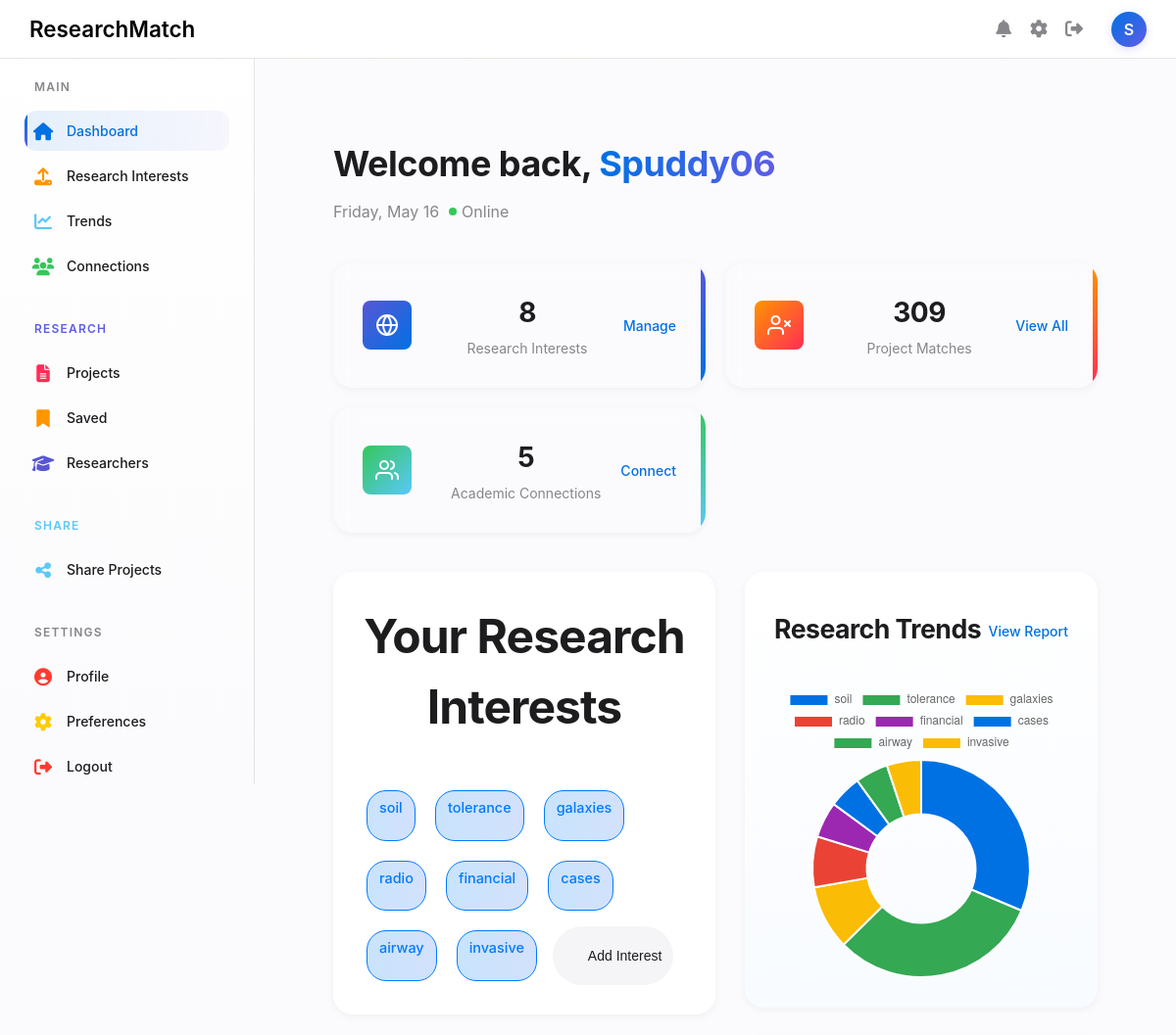
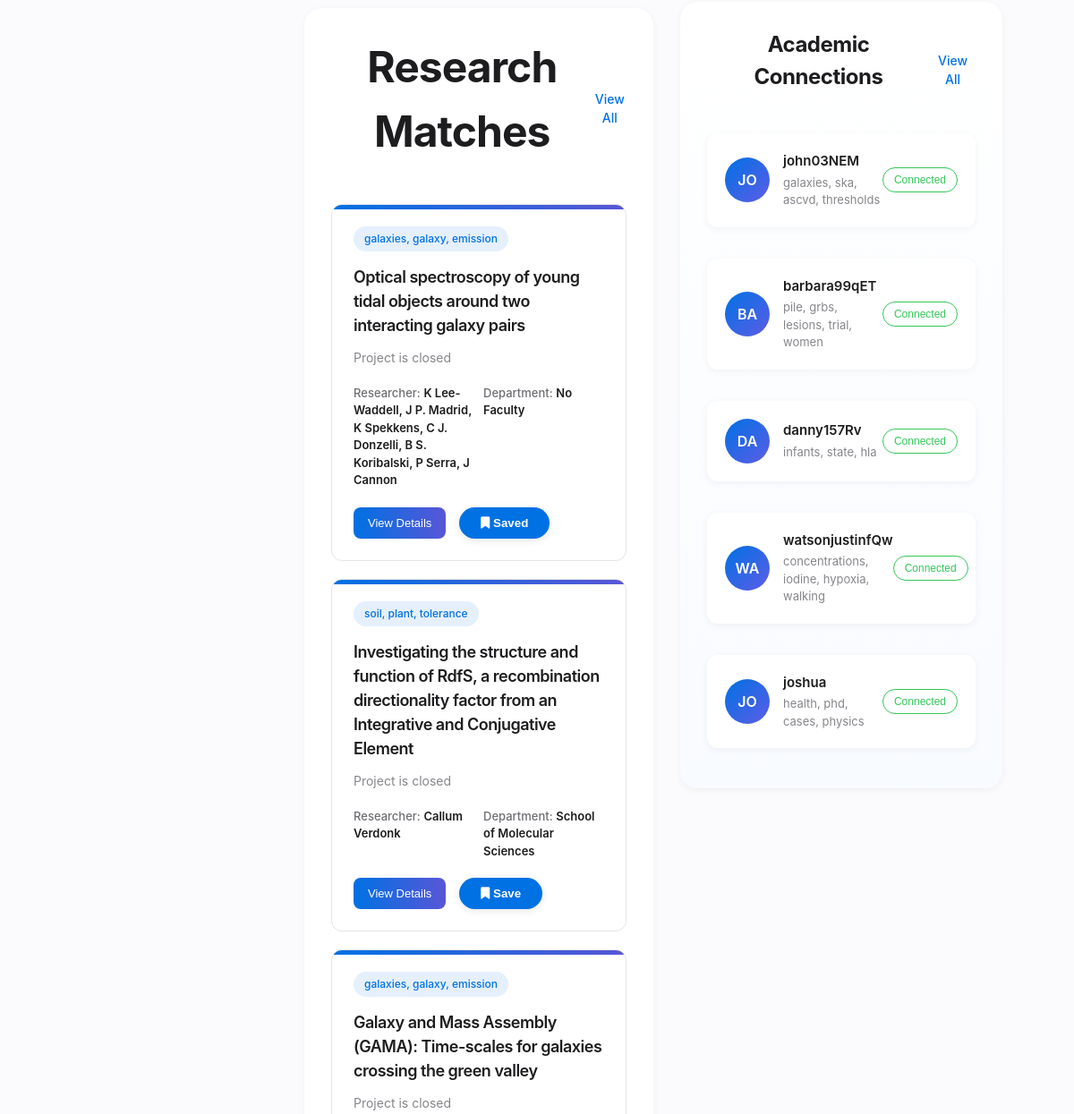
Page /dashboard (signed in, upper part) on the earlier database version (2 pictures, top to bottom).
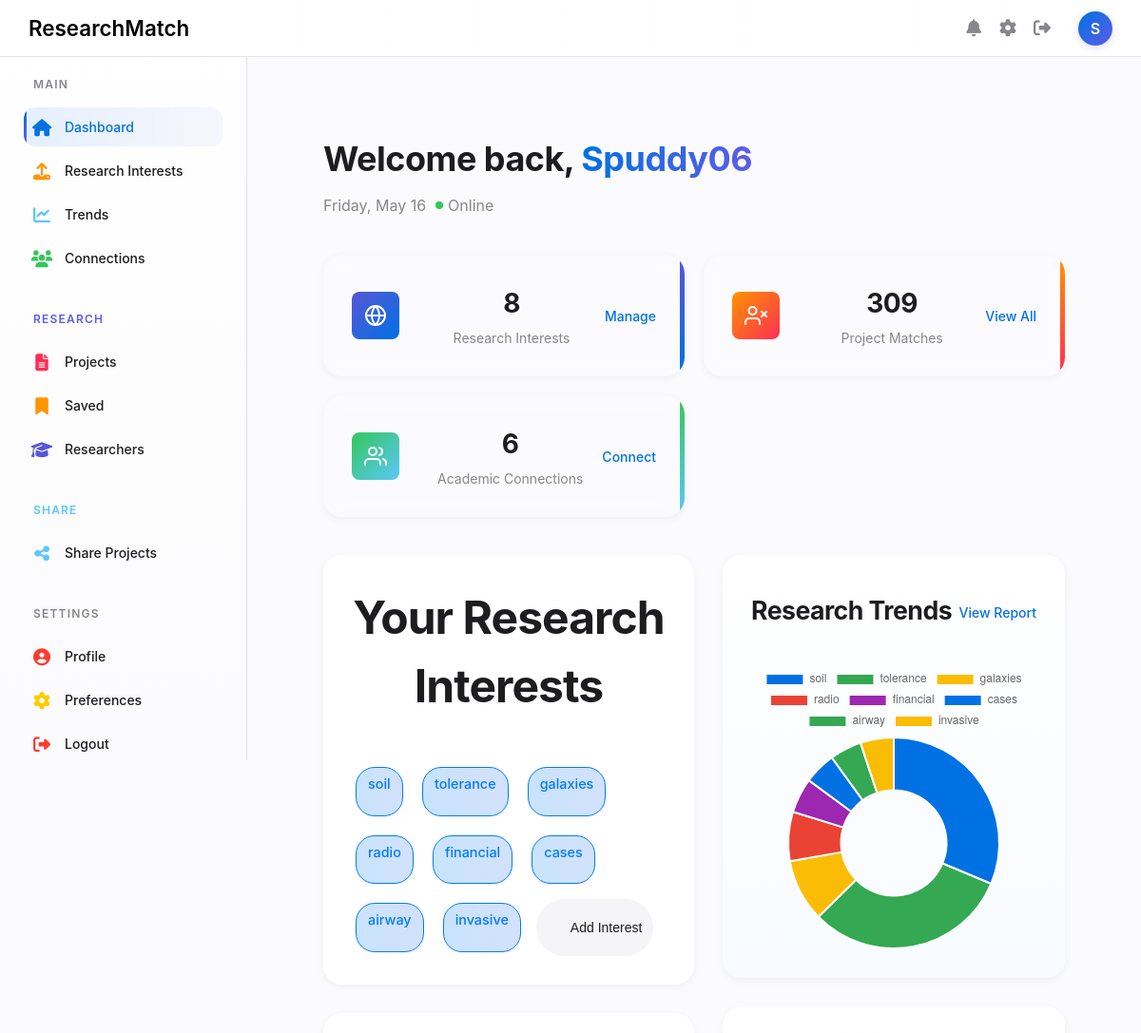
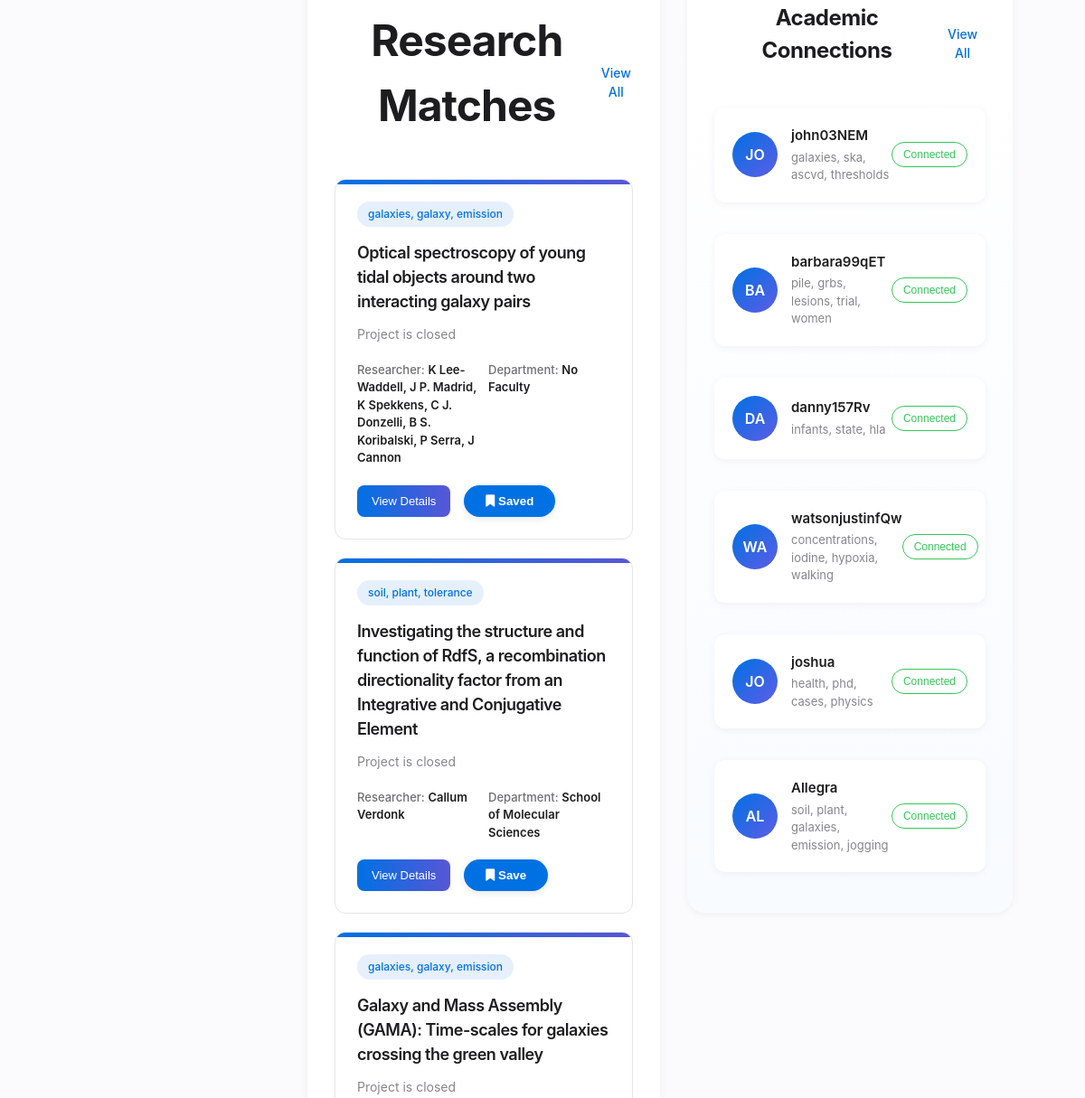
Same page on the later database version (2 pictures, top to bottom).
### database/schema.py (models this page shows, shortened)
class User(db.Model):
    id = db.Column(db.Integer, primary_key=True)
    username = db.Column(db.String(100), nullable=False, unique=True)
    password_hash = db.Column(db.String(255), nullable=False)
    email = db.Column(db.String(100), nullable=False)
    research_area_id = db.Column(db.Integer, db.ForeignKey('research_area.id'))
    faculty = db.relationship('ResearchArea', backref='users')
    interests = db.relationship('Interest', secondary=user_interest, backref='users')
    saved_projects = db.relationship('Project', secondary=user_saved_projects, backref='saved_by_users')
    connections = db.relationship(
        'User',
        secondary=user_connections,
        primaryjoin=id == user_connections.c.user_id,
        secondaryjoin=id == user_connections.c.connection_id,
        back_populates='connections_reverse',
        lazy='dynamic'
    )
    connections_reverse = db.relationship(
        'User',
        secondary=user_connections,
        primaryjoin=id == user_connections.c.connection_id,
        secondaryjoin=id == user_connections.c.user_id,
        back_populates='connections',
        lazy='dynamic'
    )

class Interest(db.Model):
    id = db.Column(db.Integer, primary_key=True)
    interest_name = db.Column(db.String(100), nullable=False)

class Project(db.Model):
    id = db.Column(db.Integer, primary_key=True)
    title = db.Column(db.String(100), nullable=False)
    link = db.Column(db.String(100), nullable=False)
    is_open = db.Column(db.Boolean, nullable=False)
    summary = db.Column(db.Text, nullable=False)
    close_date = db.Column(db.Date, nullable=True)
    research_areas = db.relationship('ResearchArea', secondary=project_research_area, backref='projects')
    interests = db.relationship('Interest', secondary=project_interest, backref='projects')
    researchers = db.relationship('Researcher', secondary=project_researcher, back_populates='researcher_projects')

class Researcher(db.Model):
    id = db.Column(db.Integer, primary_key=True)
    first_name = db.Column(db.String(100), nullable=False)
    last_name = db.Column(db.String(100), nullable=False)
    email = db.Column(db.String(100), nullable=True)
    researcher_projects = db.relationship('Project', secondary=project_researcher, back_populates='researchers')

class ResearchArea(db.Model):
    __tablename__ = "research_area"
    id = db.Column(db.Integer, primary_key=True)
    area = db.Column(db.String(100), nullable=False)

### app.py (the view)
@app.route('/dashboard')
@token_required
def dashboard():
    user = db.session.query(User).filter_by(id=session['user_id']).first()
    if user.interests:
        user_interests = user.interests
        user_connections = user.connections
    else:
        user_interests = None
        user_connections = None
    project_matches = []
    if user_interests:
        interest_ids = [interest.id for interest in user_interests]
        project_matches = db.session.query(Project).join(Project.interests).filter(Interest.id.in_(interest_ids)).distinct().all()
    trend_labels = []
    trend_data = []
    if user_interests:
        interest_ids = [interest.id for interest in user_interests]
        results = db.session.query(
            Interest.interest_name,
            func.count(project_interest.c.project_id)
        ).join(project_interest).filter(
            Interest.id.in_(interest_ids)
        ).group_by(Interest.id).all()
        trend_labels = [name for name, count in results]
        trend_data = [count for name, count in results]
    saved_user_projects = user.saved_projects if user.saved_projects else []
    return render_template('dashboard.html',
                            username= session['username'],
                            user_interests= user_interests,
                            project_matches =project_matches,
                            saved_user_projects=saved_user_projects,
                            connections = user_connections,
                            trend_data=trend_data,
                            trend_labels=trend_labels,
                            user_name=session.get('username'))

### templates/dashboard.html (shortened to what this page needs)
{% extends 'base.html' %}
{% block content %}
<div class="dashboard-container">
    <div class="dashboard-header">
        <div class="welcome-message">
            <div class="greeting-container">
                <h1>Welcome back, <span class="user-name">{{ username }}</span></h1>
                <p class="date-info" id="dateInfo"><span class="status online">Online</span></p>
            </div>
        </div>
    </div>
    {% if not user_interests %}
    <div class="alert alert-info" role="alert" style="text-align: left; line-height: 2;">
        <h4 class="alert-heading">Hi there!</h4>
        <p>You’re logged in, but you don’t have any research interests yet.</p>
        <p><strong>Head over to the <a href="{{ url_for('upload') }}" class="btn btn-primary btn-lg" style="text-decoration: none; padding: 3px 20px; font-size: 16px;">Upload</a> page to add your interests and get started!</strong></p>
         <p>After adding your interests, come back to the dashboard to see your display, trends, statistics, or even connect with researchers!</p>
    </div>
    {% else %}
    <div class="stats-overview">
        <div class="stat-card research-card">
            <div class="stat-icon research-icon">
            </div>
            <div class="stat-content">
                <h3>{{ user_interests|length }}</h3>
                <p>Research Interests</p>
            </div>
            <div class="stat-action">
                <a href="/upload">Manage</a>
            </div>
        </div>
        <div class="stat-card matches-card">
            <div class="stat-icon matches-icon">
            </div>
            <div class="stat-content">
                <h3>{{ project_matches|length }}</h3>
                <p>Project Matches</p>
            </div>
            <div class="stat-action">
                <a href="/projects">View All</a>
            </div>
        </div>
        <div class="stat-card connections-card">
            <div class="stat-icon connections-icon">
            </div>
            <div class="stat-content">
                <h3>{{ connections.count() if connections is defined and connections.count is callable else 0 }}</h3>
                <p>Academic Connections</p>
            </div>
            <div class="stat-action">
                <a href="/social">Connect</a>
            </div>
        </div>
    </div>
    <div class="dashboard-content">
        <div class="content-column main-column">
             <section class="dashboard-section">
                <div class="section-header">
                    <h2>Your Research Interests</h2>
                </div>
                <div class="interests-container">
                    {% for interest in user_interests%}
                    <div class="interest-tag ai-tag">
                        <span>{{interest.interest_name}}</span>
                        <button class="remove-interest" aria-label="Remove interest">
                            <svg width="16" height="16" viewBox="0 0 24 24" fill="none" stroke="currentColor" stroke-width="2" stroke-linecap="round" stroke-linejoin="round"></svg>
                        </button>
                    </div>
                    {% endfor %}
                    <button class="add-interest" onclick="window.location.href='{{ url_for('upload') }}'">
                        <svg width="16" height="16" ...>...</svg>
                        <span>Add Interest</span>
                    </button>
                </div>
            </section>
            <section class="dashboard-section" id="matches">
                <div class="section-header">
                    <h2>Research Matches</h2>
                    <a href="/projects" class="view-all">View All</a>
                </div>
                {% for project in project_matches[0:3] %}
                <div class="matches-grid">
                    <div class="match-card ai-match">
                        <div class="match-header">
                            <div class="match-category">{% for interest in project.interests%}{{interest.interest_name}}{% if not loop.last %}, {% endif %}{% endfor %}</div>
                        </div>
                        <h3 class="match-title">{{project.title}}</h3>
                        <p class="match-description">{% if project.is_open %}{{project.summary}}{% else %} Project is closed {% endif %}</p>
                        <div class="match-meta">
                            <div class="researcher">
                                <span class="meta-label">Researcher:</span>
                                <span class="meta-value">{% for researcher in project.researchers%}{{researcher.first_name}} {{researcher.last_name}}{% if not loop.last %}, {% endif %}{% endfor %}</span>
                            </div>
                            <div class="department">
                                <span class="meta-label">Department:</span>
                                <span class="meta-value">
                                    {% if project.research_areas %}
                                        {% for research in project.research_areas %}
                                            {{ research.area }}{% if not loop.last %}, {% endif %}
                                        {% endfor %}
                                    {% else %}
                                        No Faculty
                                    {% endif %}
                                </span>
                            </div>
                        </div>
                        <div class="match-footer">
                            <button class="match-action primary">View Details</button>
                            <button class="btn secondary save-project" data-project-id="{{ project.id }}">
                                <i class="fas fa-bookmark"></i> {{ 'Saved' if project in saved_user_projects else 'Save' }}
                            </button>
                        </div>
                    </div>
                    {% endfor %}
                </div>
            </section>
        </div>
    <div class="content-column side-column">
        <section class="dashboard-section trends-section">
            <div class="section-header">
                <h2 style="font-size: 20pt; transform: translateY(20%);">Research Trends</h2>
                <a href="/trends" class="view-all">View Report</a>
            </div>
            <div class="trends-container">
                <canvas id="areaChart"></canvas>
            </div>
        </section>
        <section class="dashboard-section connections-section">
            <div class="section-header">
                <h2>Academic Connections</h2>
                <a href="/social" class="view-all">View All</a>
            </div>
            <div class="connections-container">
                {% if connections %}
                    {% for conn in connections %}
                        <div class="connection-card">
                            <div class="connection-avatar">
                                {{ conn.username[:2]|upper }}
                            </div>
                            <div class="connection-info">
                                <h4>{{ conn.username }}</h4>
                                <p>
                                    {% if conn.interests %}
                                        {{ conn.interests | map(attribute='interest_name') | join(', ') }}
                                    {% else %}
                                        No interests listed
                                    {% endif %}
                                </p>
                            </div>
                            <button class="connect-button connected">Connected</button>
                        </div>
                    {% endfor %}
                {% else %}
                    <p>You have no academic connections yet.</p>
                {% endif %}
            </div>
        </section>
    </div>
    </div>
    {% endif %}
</div>
<script>
    document.addEventListener('DOMContentLoaded', function () {
        const trend_labels = JSON.parse('{{ trend_labels | tojson | safe }}');
        const trend_data = JSON.parse('{{ trend_data | tojson | safe }}');
        new Chart(document.getElementById('areaChart'), {
        type: 'doughnut',
        data: {
            labels: trend_labels,
            datasets: [{
            label: 'Distribution',
            data: trend_data,
            backgroundColor: ['#0071e3', '#34a853', '#fbbc05', '#ea4335', '#9c27b0']
            }]
        },
        options: {
            responsive: true
        }
        });
    });
    // Save project functionality
    const saveButtons = document.querySelectorAll('.save-project');
    saveButtons.forEach(button => {
        button.addEventListener('click', function() {
            const projectId = this.getAttribute('data-project-id');
            fetch(`/save_project/${projectId}`, {
                method: 'POST',
                headers: {
                    'Content-Type': 'application/json',
                    'X-Requested-With': 'XMLHttpRequest'
                }
            })
            .then(response => response.json())
            .then(data => {
                if (data.success) {
                    // Toggle save/unsave status
                    if (data.saved) {
                        this.innerHTML = '<i class="fas fa-bookmark"></i> Saved';
                        this.classList.add('saved');
                    } else {
                        this.innerHTML = '<i class="fas fa-bookmark"></i> Save';
                        this.classList.remove('saved');
                    }
                } else {
                    console.error('Error:', data.message);
                }
            })
            .catch(error => {
                console.error('Error:', error);
            });
        });
    });
</script>
{% endblock %}

Differences in the rows shown:
added User: username "AL", username "Allegra", interests|map "soil, plant, galaxies, emission, jogging"
Other differences:
text no longer shown: "5"
text now shown: "6"
